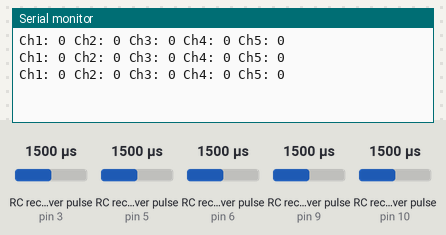
A sketch run on a simulated Arduino Uno, built with avr-gcc and run on an emulated ATmega328P. On the bench: the last lines printed to the serial monitor. Wiring (inferred from the names in the program): 5 × RC receiver channel: data pin 3 / data pin 5 / data pin 6 / data pin 9 / data pin 10. Inputs (shaded band) come from the test bench; at power-on: RC receiver pulse (sensors on pin 3, pin 5, pin 6, pin 9, pin 10) 1500 µs.

Above: at 1.2 s.
1.3 s: RC receiver pulse (sensor on pin 3) set to 1020 µs
At 2.0 s:
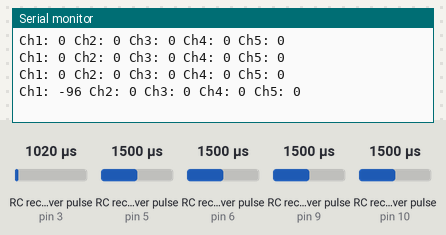
2.8 s: RC receiver pulse (sensor on pin 5) set to 1020 µs
At 3.6 s:
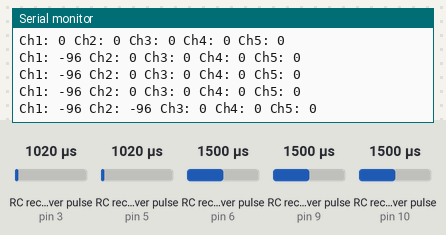
4.3 s: RC receiver pulse (sensor on pin 6) set to 1020 µs
At 4.3 s:
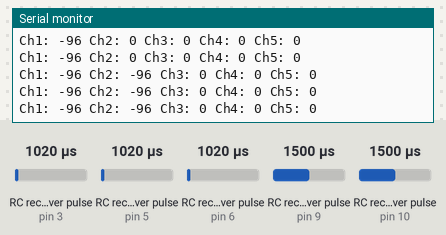
5.8 s: RC receiver pulse (sensor on pin 9) set to 1020 µs
At 6.2 s:
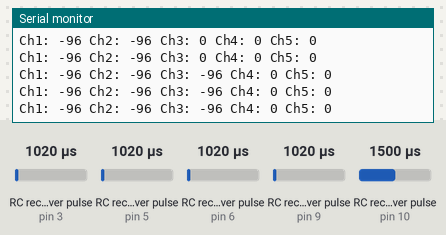
7.3 s: RC receiver pulse (sensor on pin 10) set to 1750 µs
At 7.7 s:
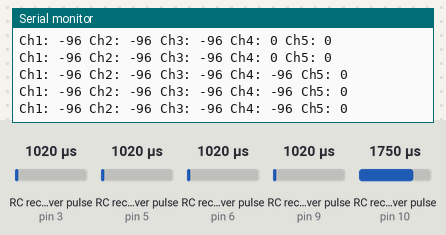
8.8 s: RC receiver pulse (sensor on pin 3) set to 1250 µs
At 9.3 s:
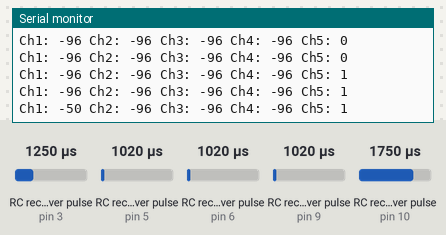
Timing chart, 0 to 11.3 s (numbered marks = the images above; inputs shaded):
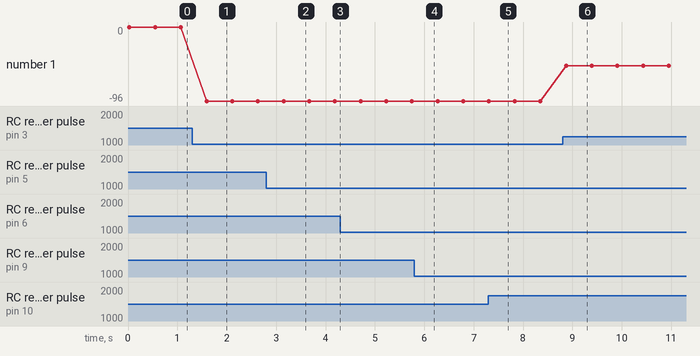

The sketch:

TransmitterTest.ino
```cpp
#define CH1 3
#define CH2 5
#define CH3 6
#define CH4 9
#define CH5 10

// Read the number of a given channel and convert to the range provided.
// If the channel is off, return the default value
int readChannel(int channelInput, int minLimit, int maxLimit, int defaultValue){
  int ch = pulseIn(channelInput, HIGH, 30000);
  if (ch < 100) return defaultValue;
  return map(ch, 1000, 2000, minLimit, maxLimit);
}

// Red the channel and return a boolean value
bool redSwitch(byte channelInput, bool defaultValue){
  int intDefaultValue = (defaultValue)? 100: 0;
  int ch = readChannel(channelInput, 0, 100, intDefaultValue);
  return (ch > 50);
}

void setup(){
  Serial.begin(115200);
  pinMode(CH1, INPUT);
  pinMode(CH2, INPUT);
  pinMode(CH3, INPUT);
  pinMode(CH4, INPUT);
  pinMode(CH5, INPUT);
}

int ch1Value, ch2Value, ch3Value, ch4Value;
bool ch5Value;

void loop() {
  ch1Value = readChannel(CH1, -100, 100, 0);
  ch2Value = readChannel(CH2, -100, 100, 0);
  ch3Value = readChannel(CH3, -100, 100, -100);
  ch4Value = readChannel(CH4, -100, 100, 0);
  ch5Value = redSwitch(CH5, false);

  Serial.print("Ch1: ");
  Serial.print(ch1Value);
  Serial.print(" Ch2: ");
  Serial.print(ch2Value);
  Serial.print(" Ch3: ");
  Serial.print(ch3Value);
  Serial.print(" Ch4: ");
  Serial.print(ch4Value);
  Serial.print(" Ch5: ");
  Serial.println(ch5Value);
  delay(500);
}
```

Measured:
- after the input at 1.3 s, the serial monitor: prints a new line after 0.29 s (image 1)
- after the input at 2.8 s, the serial monitor: prints a new line after 0.35 s (image 2)
- after the input at 8.8 s, the serial monitor: prints a new line after 0.07 s (image 6)
- plotted number 1: 0 → -96 after the input at 1.3 s, -96 → -50 after the input at 8.8 s
